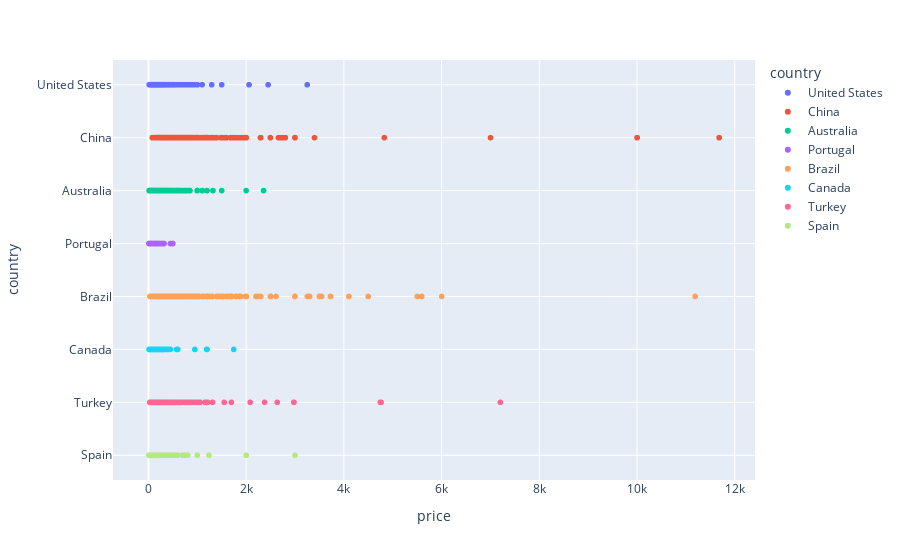

This figure's notebook cell:
### Code cell
import plotly.express as px
fig = px.scatter(
    data_frame = merged_df,
    x = 'price',
    y = 'country',
    color = 'country'
)
fig

### Figure 1 — Plotly figure (JSON) as saved in the notebook; plotly's stock layout.template omitted (floating-point values rounded to 4 significant figures; data arrays with more than 128 entries replaced by an {"elided": "..."} marker saying what was removed)
{"data": [{"hovertemplate": "country=%{y}<br>price=%{x}<extra></extra>", "legendgroup": "United States", "marker": {"color": "#636efa", "symbol": "circle"}, "mode": "markers", "name": "United States", "showlegend": true, "type": "scattergl", "x": {"elided": "1222 int values"}, "xaxis": "x", "y": {"elided": "1222 str values"}, "yaxis": "y"}, {"hovertemplate": "country=%{y}<br>price=%{x}<extra></extra>", "legendgroup": "China", "marker": {"color": "#EF553B", "symbol": "circle"}, "mode": "markers", "name": "China", "showlegend": true, "type": "scattergl", "x": {"elided": "619 int values"}, "xaxis": "x", "y": {"elided": "619 str values"}, "yaxis": "y"}, {"hovertemplate": "country=%{y}<br>price=%{x}<extra></extra>", "legendgroup": "Australia", "marker": {"color": "#00cc96", "symbol": "circle"}, "mode": "markers", "name": "Australia", "showlegend": true, "type": "scattergl", "x": {"elided": "610 int values"}, "xaxis": "x", "y": {"elided": "610 str values"}, "yaxis": "y"}, {"hovertemplate": "country=%{y}<br>price=%{x}<extra></extra>", "legendgroup": "Portugal", "marker": {"color": "#ab63fa", "symbol": "circle"}, "mode": "markers", "name": "Portugal", "showlegend": true, "type": "scattergl", "x": {"elided": "555 int values"}, "xaxis": "x", "y": {"elided": "555 str values"}, "yaxis": "y"}, {"hovertemplate": "country=%{y}<br>price=%{x}<extra></extra>", "legendgroup": "Brazil", "marker": {"color": "#FFA15A", "symbol": "circle"}, "mode": "markers", "name": "Brazil", "showlegend": true, "type": "scattergl", "x": {"elided": "606 int values"}, "xaxis": "x", "y": {"elided": "606 str values"}, "yaxis": "y"}, {"hovertemplate": "country=%{y}<br>price=%{x}<extra></extra>", "legendgroup": "Canada", "marker": {"color": "#19d3f3", "symbol": "circle"}, "mode": "markers", "name": "Canada", "showlegend": true, "type": "scattergl", "x": {"elided": "649 int values"}, "xaxis": "x", "y": {"elided": "649 str values"}, "yaxis": "y"}, {"hovertemplate": "country=%{y}<br>price=%{x}<extra></extra>", "legendgroup": "Turkey", "marker": {"color": "#FF6692", "symbol": "circle"}, "mode": "markers", "name": "Turkey", "showlegend": true, "type": "scattergl", "x": {"elided": "660 float values"}, "xaxis": "x", "y": {"elided": "660 str values"}, "yaxis": "y"}, {"hovertemplate": "country=%{y}<br>price=%{x}<extra></extra>", "legendgroup": "Spain", "marker": {"color": "#B6E880", "symbol": "circle"}, "mode": "markers", "name": "Spain", "showlegend": true, "type": "scattergl", "x": {"elided": "633 int values"}, "xaxis": "x", "y": {"elided": "633 str values"}, "yaxis": "y"}], "layout": {"legend": {"title": {"text": "country"}, "tracegroupgap": 0}, "margin": {"t": 60}, "xaxis": {"anchor": "y", "domain": [0, 1], "title": {"text": "price"}}, "yaxis": {"anchor": "x", "categoryarray": ["Spain", "Turkey", "Canada", "Brazil", "Portugal", "Australia", "China", "United States"], "categoryorder": "array", "domain": [0, 1], "title": {"text": "country"}}}}
